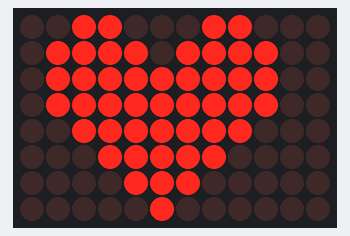
The sketch below on a simulated Arduino Uno R4 WiFi. Shown: 12×8 LED matrix.

Above: at 0.1 s.
At 1.1 s:
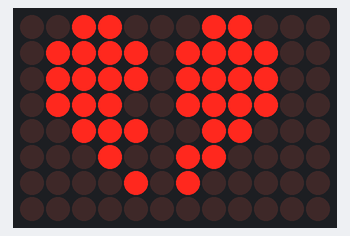

The sketch:

displayex02.ino
```cpp
#include "Arduino_LED_Matrix.h"
ArduinoLEDMatrix matrix;
uint8_t frame[8][12] = {
  { 0, 0, 1, 1, 0, 0, 0, 1, 1, 0, 0, 0 },
  { 0, 1, 1, 1, 1, 0, 1, 1, 1, 1, 0, 0 },
  { 0, 1, 1, 1, 1, 1, 1, 1, 1, 1, 0, 0 },
  { 0, 1, 1, 1, 1, 1, 1, 1, 1, 1, 0, 0 },
  { 0, 0, 1, 1, 1, 1, 1, 1, 1, 0, 0, 0 },
  { 0, 0, 0, 1, 1, 1, 1, 1, 0, 0, 0, 0 },
  { 0, 0, 0, 0, 1, 1, 1, 0, 0, 0, 0, 0 },
  { 0, 0, 0, 0, 0, 1, 0, 0, 0, 0, 0, 0 }
};
void setup() {
  matrix.begin();
}
void brokenheart(){
frame[2][5] = 1;
frame[3][5] = 1;
frame[3][4] = 1;
frame[4][5] = 1;
frame[4][6] = 1;
frame[5][5] = 1;
frame[5][4] = 1;
frame[6][5] = 1;
frame[7][5] = 1;
}
void heart(){
frame[2][5] = 0;
frame[3][5] = 0;
frame[3][4] = 0;
frame[4][5] = 0;
frame[4][6] = 0;
frame[5][5] = 0;
frame[5][4] = 0;
frame[6][5] = 0;
frame[7][5] = 0;
}
void loop(){
brokenheart();
matrix.renderBitmap(frame, 8, 12);
delay(1000);
heart();
matrix.renderBitmap(frame, 8, 12);
delay(1000);
} 
```

Measured:
- what the display in image 1 shows lasts 1.0 s, from 1.0 s to 2.0 s
